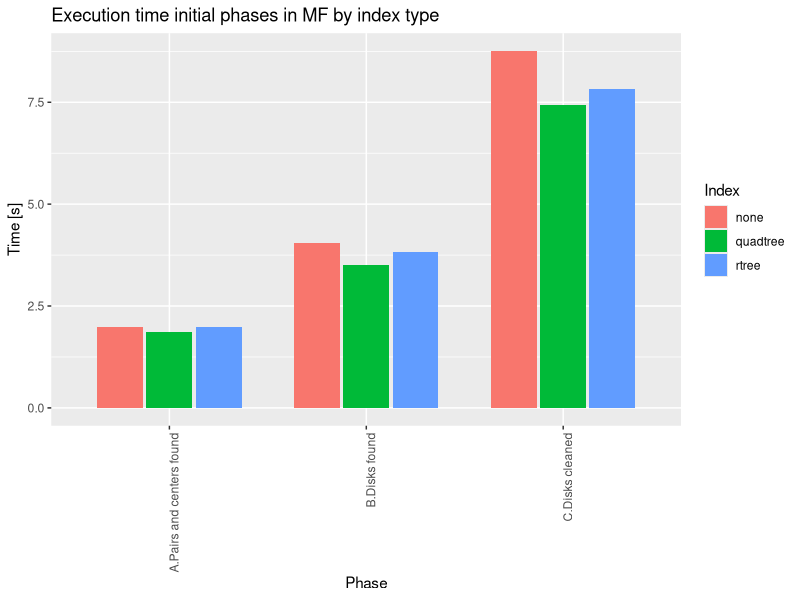
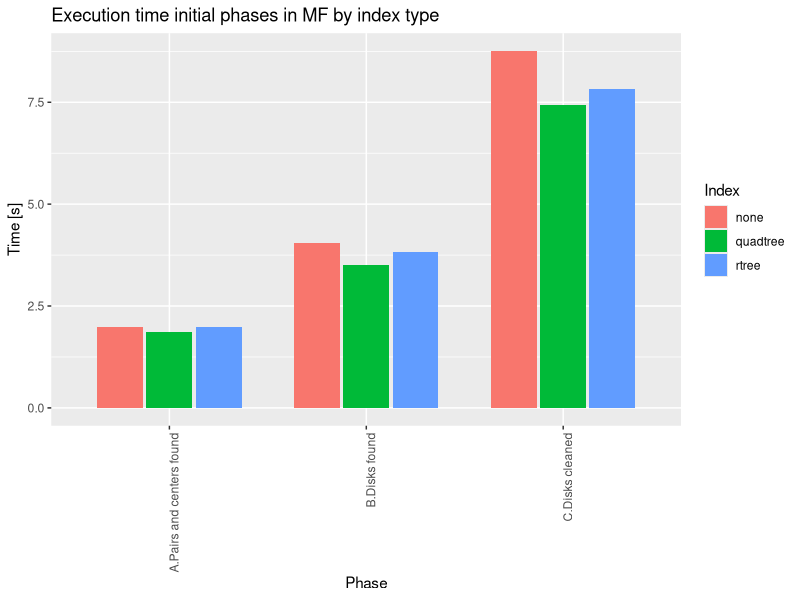

These figures' R source, in order:
require(tidyverse)

log = enframe(readLines("ByIndexer2.txt"))
paramsPattern = "indextype "
getParams <- function(command){
  params = str_trim(str_split(command, "--")[[1]])
  params = params[grepl(paramsPattern, params)]
  return(paste(params, collapse = " "))
}
spark = log %>% filter(grepl(value, pattern = "SparkSubmit")) %>% 
  separate(value, into = c(NA, "appId", "command"), sep = "\\|")
spark$params = spark$command %>% map(getParams)
spark = spark %>% separate(params, into = c(NA,"Index"), sep = " ") %>%
  mutate(appId = as.numeric(appId)) %>%
  select(appId, Index) %>% filter(appId >= 2957)

fieldsGeoTester = c("Timestamp","Tag1","appId","Phase","Tag2","Time")
mf = log %>% filter(grepl(value, pattern = "\\|Time\\|")) %>% 
  separate(value, fieldsGeoTester, sep = "\\|") %>%
  mutate(Time = as.numeric(Time), appId = as.numeric(appId)) %>%
  select(appId, Phase, Time) %>% filter(appId >= 2957)

data = mf %>% inner_join(spark, by = c("appId")) %>% select(Index, Phase, Time)

data1 = data %>% group_by(Phase, Index) %>% summarise(Time = mean(Time))

p = ggplot(data = data1, aes(x = Phase, y = Time, fill = Index)) +
  geom_bar(stat="identity", position=position_dodge(width = 0.75), width = 0.7) + 
  theme(axis.text.x = element_text(angle = 90, hjust = 1)) + 
  labs(x="Phase", y="Time [s]", title="Execution time initial phases in MF by index type") 
plot(p)
ggsave("ByIndexer.pdf", width = 8, height = 7, device = "pdf")
